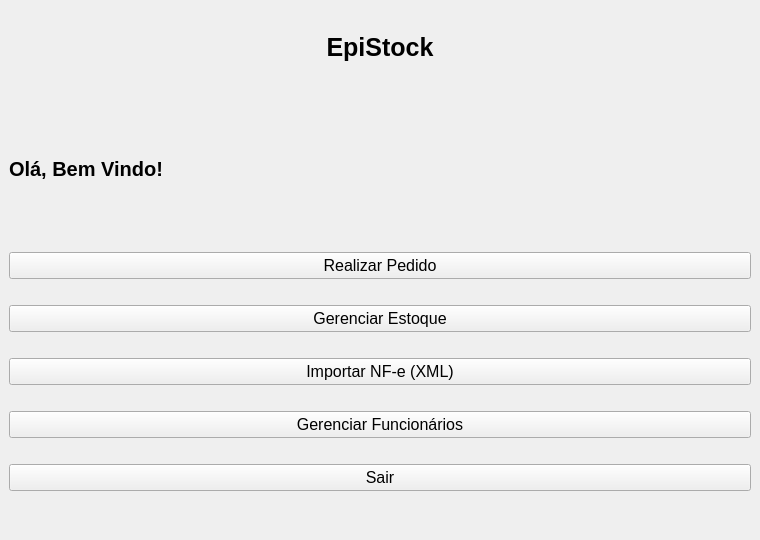
<?xml version="1.0" encoding="UTF-8"?>
<ui version="4.0">
 <class>MainWindow</class>
 <widget class="QMainWindow" name="MainWindow">
  <property name="geometry">
   <rect>
    <x>0</x>
    <y>0</y>
    <width>760</width>
    <height>540</height>
   </rect>
  </property>
  <property name="sizePolicy">
   <sizepolicy hsizetype="Preferred" vsizetype="Preferred">
    <horstretch>20</horstretch>
    <verstretch>15</verstretch>
   </sizepolicy>
  </property>
  <property name="windowTitle">
   <string>EpiStock</string>
  </property>
  <widget class="QWidget" name="centralwidget">
   <layout class="QVBoxLayout" name="verticalLayout_2">
    <item>
     <widget class="QLabel" name="lblTitulo">
      <property name="sizePolicy">
       <sizepolicy hsizetype="Preferred" vsizetype="Fixed">
        <horstretch>0</horstretch>
        <verstretch>50</verstretch>
       </sizepolicy>
      </property>
      <property name="maximumSize">
       <size>
        <width>16777215</width>
        <height>100</height>
       </size>
      </property>
      <property name="font">
       <font>
        <pointsize>19</pointsize>
        <bold>true</bold>
       </font>
      </property>
      <property name="text">
       <string>EpiStock</string>
      </property>
      <property name="textFormat">
       <enum>Qt::TextFormat::PlainText</enum>
      </property>
      <property name="alignment">
       <set>Qt::AlignmentFlag::AlignCenter</set>
      </property>
     </widget>
    </item>
    <item>
     <widget class="QLabel" name="lblBemVindo">
      <property name="sizePolicy">
       <sizepolicy hsizetype="Preferred" vsizetype="Fixed">
        <horstretch>0</horstretch>
        <verstretch>100</verstretch>
       </sizepolicy>
      </property>
      <property name="maximumSize">
       <size>
        <width>16777215</width>
        <height>200</height>
       </size>
      </property>
      <property name="font">
       <font>
        <pointsize>15</pointsize>
        <bold>true</bold>
       </font>
      </property>
      <property name="layoutDirection">
       <enum>Qt::LayoutDirection::LeftToRight</enum>
      </property>
      <property name="text">
       <string>Olá, Bem Vindo!</string>
      </property>
      <property name="textFormat">
       <enum>Qt::TextFormat::PlainText</enum>
      </property>
      <property name="alignment">
       <set>Qt::AlignmentFlag::AlignLeading|Qt::AlignmentFlag::AlignLeft|Qt::AlignmentFlag::AlignVCenter</set>
      </property>
     </widget>
    </item>
    <item>
     <layout class="QHBoxLayout" name="horizontalLayout_3">
      <item>
       <layout class="QHBoxLayout" name="horizontalLayout_2">
        <item>
         <layout class="QHBoxLayout" name="horizontalLayout">
          <item>
           <layout class="QVBoxLayout" name="verticalLayout">
            <item>
             <widget class="QPushButton" name="btnPedido">
              <property name="font">
               <font>
                <pointsize>12</pointsize>
               </font>
              </property>
              <property name="text">
               <string>Realizar Pedido</string>
              </property>
              <property name="iconSize">
               <size>
                <width>40</width>
                <height>40</height>
               </size>
              </property>
             </widget>
            </item>
            <item>
             <spacer name="verticalSpacer">
              <property name="orientation">
               <enum>Qt::Orientation::Vertical</enum>
              </property>
              <property name="sizeType">
               <enum>QSizePolicy::Policy::Fixed</enum>
              </property>
              <property name="sizeHint" stdset="0">
               <size>
                <width>20</width>
                <height>20</height>
               </size>
              </property>
             </spacer>
            </item>
            <item>
             <widget class="QPushButton" name="btnGerenciarEstoque">
              <property name="font">
               <font>
                <pointsize>12</pointsize>
               </font>
              </property>
              <property name="text">
               <string>Gerenciar Estoque</string>
              </property>
              <property name="iconSize">
               <size>
                <width>40</width>
                <height>40</height>
               </size>
              </property>
             </widget>
            </item>
            <item>
             <spacer name="verticalSpacer_2">
              <property name="orientation">
               <enum>Qt::Orientation::Vertical</enum>
              </property>
              <property name="sizeType">
               <enum>QSizePolicy::Policy::Fixed</enum>
              </property>
              <property name="sizeHint" stdset="0">
               <size>
                <width>20</width>
                <height>20</height>
               </size>
              </property>
             </spacer>
            </item>
            <item>
             <widget class="QPushButton" name="btnImportarXml">
              <property name="font">
               <font><pointsize>12</pointsize></font>
              </property>
              <property name="text">
               <string>Importar NF-e (XML)</string>
              </property>
             </widget>
            </item>
            <item>
             <spacer name="verticalSpacerImportar">
              <property name="orientation"><enum>Qt::Orientation::Vertical</enum></property>
              <property name="sizeType"><enum>QSizePolicy::Policy::Fixed</enum></property>
              <property name="sizeHint" stdset="0"><size><width>20</width><height>20</height></size></property>
             </spacer>
            </item>
            <item>
             <widget class="QPushButton" name="btnGerenciarFuncionarios">
              <property name="font">
               <font><pointsize>12</pointsize></font>
              </property>
              <property name="text">
               <string>Gerenciar Funcionários</string>
              </property>
             </widget>
            </item>
            <item>
             <spacer name="verticalSpacerFuncionarios">
              <property name="orientation"><enum>Qt::Orientation::Vertical</enum></property>
              <property name="sizeType"><enum>QSizePolicy::Policy::Fixed</enum></property>
              <property name="sizeHint" stdset="0"><size><width>20</width><height>20</height></size></property>
             </spacer>
            </item>
            <item>
             <widget class="QPushButton" name="btnSairw">
              <property name="font">
               <font>
                <pointsize>12</pointsize>
               </font>
              </property>
              <property name="text">
               <string>Sair</string>
              </property>
             </widget>
            </item>
            <item>
             <spacer name="verticalSpacer_3">
              <property name="orientation">
               <enum>Qt::Orientation::Vertical</enum>
              </property>
              <property name="sizeType">
               <enum>QSizePolicy::Policy::Fixed</enum>
              </property>
              <property name="sizeHint" stdset="0">
               <size>
                <width>20</width>
                <height>40</height>
               </size>
              </property>
             </spacer>
            </item>
           </layout>
          </item>
         </layout>
        </item>
       </layout>
      </item>
     </layout>
    </item>
   </layout>
  </widget>
 </widget>
 <resources/>
 <connections/>
</ui>
